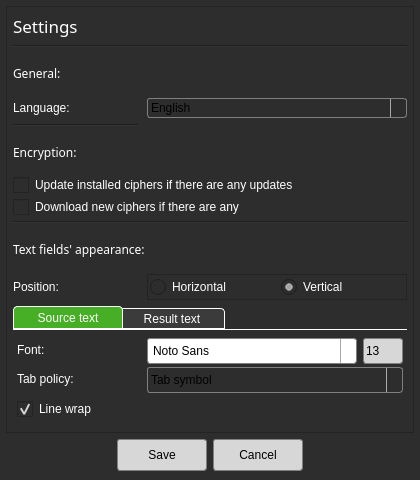
<?xml version="1.0" encoding="UTF-8"?>
<ui version="4.0">
 <class>Dialog</class>
 <widget class="QDialog" name="Dialog">
  <property name="geometry">
   <rect>
    <x>0</x>
    <y>0</y>
    <width>420</width>
    <height>480</height>
   </rect>
  </property>
  <property name="sizePolicy">
   <sizepolicy hsizetype="Fixed" vsizetype="Fixed">
    <horstretch>0</horstretch>
    <verstretch>0</verstretch>
   </sizepolicy>
  </property>
  <property name="minimumSize">
   <size>
    <width>420</width>
    <height>480</height>
   </size>
  </property>
  <property name="maximumSize">
   <size>
    <width>420</width>
    <height>480</height>
   </size>
  </property>
  <property name="windowTitle">
   <string>Sicrypt Settings</string>
  </property>
  <property name="windowIcon">
   <iconset resource="../res.qrc">
    <normaloff>:/zxc/icons/icon_-d.ico</normaloff>:/zxc/icons/icon_-d.ico</iconset>
  </property>
  <property name="styleSheet">
   <string notr="true">background-color: rgb(45, 45, 45)</string>
  </property>
  <layout class="QGridLayout" name="gridLayout_2">
   <property name="leftMargin">
    <number>6</number>
   </property>
   <property name="topMargin">
    <number>6</number>
   </property>
   <property name="rightMargin">
    <number>6</number>
   </property>
   <property name="bottomMargin">
    <number>9</number>
   </property>
   <item row="2" column="0">
    <widget class="QDialogButtonBox" name="buttonBox">
     <property name="styleSheet">
      <string notr="true">QPushButton
{ 
    color: black;
    background-color: rgb(215, 215, 215);
    border: 1px solid gray;
    border-radius: 3px;
	min-width: 80px;
	min-height: 30px;
    padding: 0px 4px 0px 4px;
    font: 11pt &quot;Segoe UI Semilight&quot;;
}

QPushButton:hover
{ 
    background-color: rgb(235, 235, 235);
}

QPushButton:pressed
{ 
    background-color: rgb(221, 221, 221);
}</string>
     </property>
     <property name="orientation">
      <enum>Qt::Horizontal</enum>
     </property>
     <property name="standardButtons">
      <set>QDialogButtonBox::Cancel|QDialogButtonBox::Save</set>
     </property>
     <property name="centerButtons">
      <bool>true</bool>
     </property>
    </widget>
   </item>
   <item row="1" column="0">
    <widget class="QFrame" name="frame">
     <property name="styleSheet">
      <string notr="true">QLabel { 
    color: white;
    font: 13pt &quot;Segoe UI Semilight&quot;;
}

QCheckBox, QRadioButton {
	color: white;
	font: 11pt &quot;Segoe UI Semilight&quot;;
}

QCheckBox::indicator, QRadioButton::indicator {
	width: 16px;
	height: 16px;
}

QCheckBox::indicator:checked {
	image: url(:/zxc/icons/checkbox_checked.png);
}

QCheckBox::indicator:checked:hover {
	image: url(:/zxc/icons/checkbox_checked_hover.png);
}

QCheckBox::indicator:unchecked {
	image: url(:/zxc/icons/checkbox_unchecked.png);
}

QCheckBox::indicator:unchecked:hover {
	image: url(:/zxc/icons/checkbox_unchecked_hover.png);
}

QRadioButton::indicator:checked {
	image: url(:/zxc/icons/radiobutton_checked.png);
}

QRadioButton::indicator:checked:hover {
	image: url(:/zxc/icons/radiobutton_checked_hover.png);
}

QRadioButton::indicator:unchecked {
	image: url(:/zxc/icons/radiobutton_unchecked.png);
}

QRadioButton::indicator:unchecked:hover {
	image: url(:/zxc/icons/radiobutton_unchecked_hover.png);
}

QCheckBox:disabled, QRadioButton:disabled {
	color: gray;
}

QPlainTextEdit {
    color: white;
    font: 12pt &quot;Segoe UI Semilight&quot;;
}

QTabWidget::pane {
    border-top: 1px solid white;
    padding: 2px;
}

QTabBar::tab {
    background: rgb(59, 59, 59);
    border: 1px solid white;
    border-top-left-radius: 4px;
    border-top-right-radius: 4px;
    padding-left: 10px;
    padding-right: 10px;
    padding-top: 3px;
    padding-bottom: 2px;
    font: 63 11pt &quot;Segoe UI Semibold&quot;;
	color: white;
}

QTabBar::tab:disabled { 
    background-color: gray;
}

QTabBar::tab:active:disabled {
    background-color: grey;
}

QTabBar::tab:hover {
    background-color: rgb(47, 105, 23);
    color: rgb(248, 248, 248);
}

QTabBar::tab:!selected {
    margin-top: 2px; /* make non-selected tabs look smaller */
}

/* make use of negative margins for overlapping tabs */
QTabBar::tab:selected {
    /* expand/overlap to the left and right by 4px */
    margin-left: -4px;
    margin-right: -4px;
    background-color: rgb(70, 175, 38);
}

QTabBar::tab:first:selected {
    margin-left: 0; /* the first selected tab has nothing to overlap with on the left */
}

QTabBar::tab:last:selected {
    margin-right: 0; /* the last selected tab has nothing to overlap with on the right */
}

QListView {
    show-decoration-selected: 1; /* make the selection span the entire width of the view */
}

QListView::item:hover {
	background-color: rgb(47, 105, 23);
}

QListView::item:selected {
	background-color: rgb(70, 175, 38);
}

QSlider::handle:horizontal {
    background:  rgb(70, 175, 38);
    width: 18px;
    margin: -2px 0; /* handle is placed by default on the contents rect of the groove. Expand outside the groove */
    border-radius: 3px;
}

QSlider::handle:horizontal:hover {
	background-color: rgb(45, 102, 23);
}

QSlider::handle:horizontal:disabled {
	background-color: grey;
}

QScrollBar:vertical {
    background-color: #2A2929;
    width: 15px;
    margin: 15px 3px 15px 3px;
    border: 1px transparent #2A2929;
}

QScrollBar::handle:vertical {
     background-color: rgb(45, 45, 45);         /* #605F5F; */
     min-height: 5px;
     border: 2px solid white;
     border-radius: 4px;
}

QScrollBar::sub-line:vertical
{
    margin: 3px 0px 3px 0px;
    border-image: url(:/qss_icons/rc/icons/up_arrow_disabled.png);
    height: 10px;
    width: 10px;
    subcontrol-position: top;
    subcontrol-origin: margin;
}

QScrollBar::add-line:vertical
{
    margin: 3px 0px 3px 0px;
    border-image: url(:/qss_icons/rc/icons/down_arrow_disabled.png);
    height: 10px;
    width: 10px;
    subcontrol-position: bottom;
    subcontrol-origin: margin;
}

QScrollBar::sub-line:vertical:hover,QScrollBar::sub-line:vertical:on
{
    border-image: url(:/qss_icons/rc/icons/up_arrow.png);
    height: 10px;
    width: 10px;
    subcontrol-position: top;
    subcontrol-origin: margin;
}

QScrollBar::add-line:vertical:hover, QScrollBar::add-line:vertical:on
{
    border-image: url(:/qss_icons/rc/icons/down_arrow.png);
    height: 10px;
    width: 10px;
    subcontrol-position: bottom;
    subcontrol-origin: margin;
}

QScrollBar::up-arrow:vertical, QScrollBar::down-arrow:vertical
{
    background: none;
}

QScrollBar::add-page:vertical, QScrollBar::sub-page:vertical
{
    background: none;
}

QSpinBox
{
    color: black;
    background-color: rgb(215, 215, 215);
    border: 1px solid gray;
    border-radius: 3px;  
    font: 11pt &quot;Segoe UI Semilight&quot;;
}

QSpinBox:hover {
    border: 1px green sunken;
}

QSpinBox:disabled
{
    color: grey;
}

QSpinBox::up-button
{
    color: black;
    background-color: rgb(215, 215, 215);
    border: 1px solid gray;
    border-radius: 3px;
}

QSpinBox::down-button
{   
    color: black;
    background-color: rgb(215, 215, 215);
    border: 1px solid gray;
    border-radius: 3px;
}

QTimeEdit 
{
    border: none;
    font: 11pt &quot;Segoe UI&quot;;
}

QTimeEdit:hover
{
    border: 1px green sunken;
}

QTimeEdit:disabled
{
    color: grey; 
}

QTimeEdit::up-button
{
    color: white;
}

QTimeEdit::down-button
{
    color: white;
}

QComboBox 
{
    color: black;
    border: 1px solid gray;
    border-radius: 3px;
    padding: 1px 18px 1px 3px;
    min-width: 6em;
    font: 11pt &quot;Segoe UI Semilight&quot;;
}

QComboBox:hover
{
    border: 1px solid rgb(254, 254, 254);
    background-color: rgb(236, 236, 236);
}

QComboBox QAbstractItemView 
{
    border: 2px solid darkgray;
    background-color: rgb(213, 213, 213); 
    selection-background-color: rgb(70, 175, 38);
}


QPushButton
{ 
    color: black;
    background-color: rgb(215, 215, 215);
    border: 1px solid gray;
    border-radius: 3px;  
    font: 11pt &quot;Segoe UI Semilight&quot;;
}

QPushButton:hover
{ 
    background-color: rgb(235, 235, 235);
}

QPushButton:pressed
{ 
    background-color: rgb(221, 221, 221);
}

QToolButton
{ 
    color: black;
    background-color: rgb(215, 215, 215);
    border: 1px solid gray;
    border-radius: 3px;  
    font: 11pt &quot;Segoe UI Semilight&quot;;
}

QToolButton:hover
{ 
    background-color: rgb(235, 235, 235);
}

QToolButton:pressed
{ 
    background-color: rgb(221, 221, 221);
}

/* the subcontrols below are used only in the MenuButtonPopup mode */
QToolButton::menu-button
{
    border: 1px solid gray;
    border-top-right-radius: 3px;
    border-bottom-right-radius: 3px;
    /* 16px width + 4px for border = 20px allocated above */
    background: none;
    width: 16px;
}

QToolButton::menu-arrow:open
{
    top: 1px; left: 1px; /* shift it a bit */
}

QComboBox:disabled
{
    color: gray;
    background-color: rgb(35, 35, 35);
}


QComboBox::down-arrow
{
    image: url(:/zxc/icons/arrowDown_ico.png);
}


QComboBox::up-arrow
{ 
    image: url(:/zxc/icons/arrowUp_ico.png);
}


QComboBox:editable
{
    background: white;
}


QComboBox:!editable, QComboBox::drop-down:editable
{
     background: qlineargradient(x1: 0, y1: 0, x2: 0, y2: 1,
        stop: 0 #E1E1E1, stop: 0.4 #DDDDDD,
        stop: 0.5 #D8D8D8, stop: 1.0 #D3D3D3);
}


/* QComboBox gets the &quot;on&quot; state when the popup is open */
QComboBox:!editable:on, QComboBox::drop-down:editable:on
{
    background: qlineargradient(x1: 0, y1: 0, x2: 0, y2: 1,
        stop: 0 #D3D3D3, stop: 0.4 #D8D8D8,
        stop: 0.5 #DDDDDD, stop: 1.0 #E1E1E1);
}


QComboBox:on
{ /* shift the text when the popup opens */
    padding-top: 3px;
    padding-left: 4px;
}


QComboBox::drop-down
{
    subcontrol-origin: padding;
    subcontrol-position: top right;
    width: 15px;

    border-left-width: 1px;
    border-left-color: darkgray;
    border-left-style: solid; /* just a single line */
    border-top-right-radius: 3px; /* same radius as the QComboBox */
    border-bottom-right-radius: 3px;
}


QLineEdit
{ 
    border-radius: 3px;
    border: 1px solid white;
}

QLineEdit:hover
{ 
    border-color: rgb(42, 105, 23);
}</string>
     </property>
     <property name="frameShape">
      <enum>QFrame::StyledPanel</enum>
     </property>
     <property name="frameShadow">
      <enum>QFrame::Raised</enum>
     </property>
     <layout class="QGridLayout" name="gridLayout">
      <property name="leftMargin">
       <number>6</number>
      </property>
      <property name="topMargin">
       <number>6</number>
      </property>
      <property name="rightMargin">
       <number>6</number>
      </property>
      <property name="bottomMargin">
       <number>6</number>
      </property>
      <property name="horizontalSpacing">
       <number>9</number>
      </property>
      <property name="verticalSpacing">
       <number>6</number>
      </property>
      <item row="4" column="0">
       <widget class="Line" name="line_3">
        <property name="orientation">
         <enum>Qt::Horizontal</enum>
        </property>
       </widget>
      </item>
      <item row="10" column="0" colspan="3">
       <widget class="Line" name="line_2">
        <property name="orientation">
         <enum>Qt::Horizontal</enum>
        </property>
       </widget>
      </item>
      <item row="2" column="0" colspan="3">
       <widget class="QLabel" name="lbl_ReadOnly2">
        <property name="styleSheet">
         <string notr="true">font-family: Segoe UI Semibold</string>
        </property>
        <property name="text">
         <string>General:</string>
        </property>
       </widget>
      </item>
      <item row="11" column="0" colspan="3">
       <widget class="QLabel" name="lbl_ReadOnly5">
        <property name="styleSheet">
         <string notr="true">font-family: Segoe UI Semibold</string>
        </property>
        <property name="text">
         <string>Text fields' appearance:</string>
        </property>
       </widget>
      </item>
      <item row="12" column="1" colspan="2">
       <widget class="QFrame" name="frame_TextFieldsPosition">
        <property name="maximumSize">
         <size>
          <width>16777215</width>
          <height>26</height>
         </size>
        </property>
        <property name="frameShape">
         <enum>QFrame::StyledPanel</enum>
        </property>
        <property name="frameShadow">
         <enum>QFrame::Raised</enum>
        </property>
        <layout class="QHBoxLayout" name="horizontalLayout_2">
         <property name="leftMargin">
          <number>2</number>
         </property>
         <property name="topMargin">
          <number>0</number>
         </property>
         <property name="rightMargin">
          <number>0</number>
         </property>
         <property name="bottomMargin">
          <number>0</number>
         </property>
         <item>
          <widget class="QRadioButton" name="rbt_TextFieldsPositionHorizontal">
           <property name="text">
            <string>Horizontal</string>
           </property>
          </widget>
         </item>
         <item>
          <widget class="QRadioButton" name="rbt_TextFieldsPositionVertical">
           <property name="text">
            <string>Vertical</string>
           </property>
           <property name="checkable">
            <bool>true</bool>
           </property>
           <property name="checked">
            <bool>true</bool>
           </property>
          </widget>
         </item>
        </layout>
       </widget>
      </item>
      <item row="12" column="0">
       <widget class="QLabel" name="lbl_ReadOnly6">
        <property name="maximumSize">
         <size>
          <width>16777215</width>
          <height>26</height>
         </size>
        </property>
        <property name="text">
         <string>Position:</string>
        </property>
       </widget>
      </item>
      <item row="5" column="0">
       <widget class="QLabel" name="lbl_ReadOnly4">
        <property name="styleSheet">
         <string notr="true">font-family: Segoe UI Semibold</string>
        </property>
        <property name="text">
         <string>Encryption:</string>
        </property>
       </widget>
      </item>
      <item row="1" column="0" colspan="3">
       <widget class="Line" name="line">
        <property name="orientation">
         <enum>Qt::Horizontal</enum>
        </property>
       </widget>
      </item>
      <item row="13" column="0" rowspan="3" colspan="3">
       <widget class="QTabWidget" name="tbs_FieldsSettings">
        <property name="sizePolicy">
         <sizepolicy hsizetype="Expanding" vsizetype="Minimum">
          <horstretch>0</horstretch>
          <verstretch>0</verstretch>
         </sizepolicy>
        </property>
        <property name="minimumSize">
         <size>
          <width>0</width>
          <height>85</height>
         </size>
        </property>
        <property name="maximumSize">
         <size>
          <width>16777215</width>
          <height>120</height>
         </size>
        </property>
        <property name="currentIndex">
         <number>0</number>
        </property>
        <widget class="QWidget" name="tab_SourceTextFieldFont">
         <attribute name="title">
          <string>    Source text    </string>
         </attribute>
         <layout class="QGridLayout" name="gridLayout_3">
          <property name="leftMargin">
           <number>2</number>
          </property>
          <property name="topMargin">
           <number>6</number>
          </property>
          <property name="rightMargin">
           <number>2</number>
          </property>
          <property name="bottomMargin">
           <number>6</number>
          </property>
          <item row="2" column="0" colspan="3">
           <widget class="QCheckBox" name="ckb_SourceTextFieldTextWrap">
            <property name="minimumSize">
             <size>
              <width>0</width>
              <height>26</height>
             </size>
            </property>
            <property name="maximumSize">
             <size>
              <width>16777215</width>
              <height>26</height>
             </size>
            </property>
            <property name="text">
             <string>Line wrap</string>
            </property>
            <property name="checked">
             <bool>true</bool>
            </property>
           </widget>
          </item>
          <item row="1" column="0">
           <widget class="QLabel" name="lbl_ReadOnly8">
            <property name="text">
             <string>Tab policy:</string>
            </property>
           </widget>
          </item>
          <item row="0" column="1">
           <widget class="QFontComboBox" name="cbb_SourceTextFont">
            <property name="sizePolicy">
             <sizepolicy hsizetype="Minimum" vsizetype="Fixed">
              <horstretch>0</horstretch>
              <verstretch>0</verstretch>
             </sizepolicy>
            </property>
            <property name="minimumSize">
             <size>
              <width>143</width>
              <height>26</height>
             </size>
            </property>
            <property name="maximumSize">
             <size>
              <width>210</width>
              <height>26</height>
             </size>
            </property>
            <property name="iconSize">
             <size>
              <width>10</width>
              <height>10</height>
             </size>
            </property>
            <property name="currentFont">
             <font>
              <family>Segoe UI Semilight</family>
             </font>
            </property>
           </widget>
          </item>
          <item row="0" column="2">
           <widget class="QSpinBox" name="spb_SourceTextFontSize">
            <property name="minimumSize">
             <size>
              <width>0</width>
              <height>26</height>
             </size>
            </property>
            <property name="maximumSize">
             <size>
              <width>40</width>
              <height>26</height>
             </size>
            </property>
            <property name="buttonSymbols">
             <enum>QAbstractSpinBox::NoButtons</enum>
            </property>
            <property name="value">
             <number>13</number>
            </property>
           </widget>
          </item>
          <item row="0" column="0">
           <widget class="QLabel" name="lbl_ReadOnly7">
            <property name="text">
             <string>Font:</string>
            </property>
           </widget>
          </item>
          <item row="1" column="1" colspan="2">
           <widget class="QComboBox" name="cbb_SourceTextFieldTabPolicy">
            <property name="minimumSize">
             <size>
              <width>143</width>
              <height>26</height>
             </size>
            </property>
            <property name="maximumSize">
             <size>
              <width>256</width>
              <height>26</height>
             </size>
            </property>
            <item>
             <property name="text">
              <string>Tab symbol</string>
             </property>
            </item>
            <item>
             <property name="text">
              <string>2 spaces</string>
             </property>
            </item>
            <item>
             <property name="text">
              <string>3 spaces</string>
             </property>
            </item>
            <item>
             <property name="text">
              <string>4 spaces</string>
             </property>
            </item>
           </widget>
          </item>
         </layout>
        </widget>
        <widget class="QWidget" name="tab_ResultTextFieldFont">
         <attribute name="title">
          <string>    Result text    </string>
         </attribute>
         <layout class="QGridLayout" name="gridLayout_4">
          <property name="leftMargin">
           <number>2</number>
          </property>
          <property name="topMargin">
           <number>6</number>
          </property>
          <property name="rightMargin">
           <number>2</number>
          </property>
          <property name="bottomMargin">
           <number>6</number>
          </property>
          <item row="2" column="0">
           <widget class="QLabel" name="lbl_ReadOnly10">
            <property name="text">
             <string>Tab policy:</string>
            </property>
           </widget>
          </item>
          <item row="0" column="0">
           <widget class="QLabel" name="lbl_ReadOnly9">
            <property name="text">
             <string>Font:</string>
            </property>
           </widget>
          </item>
          <item row="0" column="1">
           <widget class="QFontComboBox" name="cbb_ResultTextFont">
            <property name="sizePolicy">
             <sizepolicy hsizetype="Minimum" vsizetype="Fixed">
              <horstretch>0</horstretch>
              <verstretch>0</verstretch>
             </sizepolicy>
            </property>
            <property name="minimumSize">
             <size>
              <width>143</width>
              <height>26</height>
             </size>
            </property>
            <property name="maximumSize">
             <size>
              <width>210</width>
              <height>16777215</height>
             </size>
            </property>
            <property name="iconSize">
             <size>
              <width>10</width>
              <height>10</height>
             </size>
            </property>
            <property name="currentFont">
             <font>
              <family>Segoe UI Semilight</family>
             </font>
            </property>
           </widget>
          </item>
          <item row="0" column="2">
           <widget class="QSpinBox" name="spb_ResultTextFontSize">
            <property name="minimumSize">
             <size>
              <width>0</width>
              <height>26</height>
             </size>
            </property>
            <property name="maximumSize">
             <size>
              <width>40</width>
              <height>16777215</height>
             </size>
            </property>
            <property name="buttonSymbols">
             <enum>QAbstractSpinBox::NoButtons</enum>
            </property>
            <property name="value">
             <number>13</number>
            </property>
           </widget>
          </item>
          <item row="2" column="1" colspan="2">
           <widget class="QComboBox" name="cbb_ResultTextFieldTabPolicy">
            <property name="minimumSize">
             <size>
              <width>143</width>
              <height>26</height>
             </size>
            </property>
            <property name="maximumSize">
             <size>
              <width>256</width>
              <height>16777215</height>
             </size>
            </property>
            <item>
             <property name="text">
              <string>Tab symbol</string>
             </property>
            </item>
            <item>
             <property name="text">
              <string>2 spaces</string>
             </property>
            </item>
            <item>
             <property name="text">
              <string>3 spaces</string>
             </property>
            </item>
            <item>
             <property name="text">
              <string>4 spaces</string>
             </property>
            </item>
           </widget>
          </item>
          <item row="6" column="0" colspan="3">
           <widget class="QCheckBox" name="ckb_ResultTextFieldTextWrap">
            <property name="minimumSize">
             <size>
              <width>0</width>
              <height>26</height>
             </size>
            </property>
            <property name="text">
             <string>Word wrap</string>
            </property>
            <property name="checked">
             <bool>true</bool>
            </property>
           </widget>
          </item>
         </layout>
        </widget>
       </widget>
      </item>
      <item row="3" column="0">
       <widget class="QLabel" name="lbl_ReadOnly3">
        <property name="text">
         <string>Language:</string>
        </property>
       </widget>
      </item>
      <item row="0" column="0" colspan="3">
       <widget class="QLabel" name="lbl_ReadOnly1">
        <property name="sizePolicy">
         <sizepolicy hsizetype="Preferred" vsizetype="MinimumExpanding">
          <horstretch>0</horstretch>
          <verstretch>0</verstretch>
         </sizepolicy>
        </property>
        <property name="maximumSize">
         <size>
          <width>16777215</width>
          <height>26</height>
         </size>
        </property>
        <property name="font">
         <font>
          <family>Segoe UI Black</family>
          <pointsize>13</pointsize>
          <weight>50</weight>
          <italic>false</italic>
          <bold>false</bold>
         </font>
        </property>
        <property name="styleSheet">
         <string notr="true">font-family: Segoe UI Black</string>
        </property>
        <property name="text">
         <string>Settings</string>
        </property>
       </widget>
      </item>
      <item row="3" column="1" colspan="2">
       <widget class="QComboBox" name="cbb_Language">
        <property name="minimumSize">
         <size>
          <width>143</width>
          <height>0</height>
         </size>
        </property>
        <property name="maximumSize">
         <size>
          <width>260</width>
          <height>16777215</height>
         </size>
        </property>
        <item>
         <property name="text">
          <string>English</string>
         </property>
        </item>
       </widget>
      </item>
      <item row="6" column="0" colspan="3">
       <widget class="QCheckBox" name="ckb_CiphersAllowDownloadingUpdates">
        <property name="toolTip">
         <string>Updates will be download from our GitHub</string>
        </property>
        <property name="text">
         <string>Update installed ciphers if there are any updates</string>
        </property>
       </widget>
      </item>
      <item row="7" column="0" colspan="3">
       <widget class="QCheckBox" name="ckb_CiphersAllowDownloadingNew">
        <property name="text">
         <string>Download new ciphers if there are any</string>
        </property>
       </widget>
      </item>
     </layout>
    </widget>
   </item>
  </layout>
 </widget>
 <resources>
  <include location="../res.qrc"/>
 </resources>
 <connections>
  <connection>
   <sender>buttonBox</sender>
   <signal>accepted()</signal>
   <receiver>Dialog</receiver>
   <slot>accept()</slot>
   <hints>
    <hint type="sourcelabel">
     <x>254</x>
     <y>305</y>
    </hint>
    <hint type="destinationlabel">
     <x>157</x>
     <y>274</y>
    </hint>
   </hints>
  </connection>
  <connection>
   <sender>buttonBox</sender>
   <signal>rejected()</signal>
   <receiver>Dialog</receiver>
   <slot>reject()</slot>
   <hints>
    <hint type="sourcelabel">
     <x>322</x>
     <y>305</y>
    </hint>
    <hint type="destinationlabel">
     <x>286</x>
     <y>274</y>
    </hint>
   </hints>
  </connection>
 </connections>
</ui>
